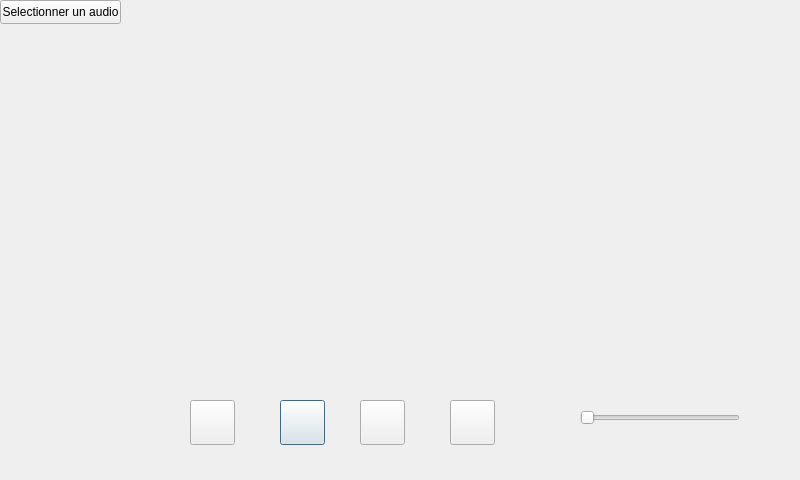
<?xml version="1.0" encoding="UTF-8"?>
<ui version="4.0">
 <class>interfaceaudio</class>
 <widget class="QDialog" name="interfaceaudio">
  <property name="geometry">
   <rect>
    <x>0</x>
    <y>0</y>
    <width>800</width>
    <height>480</height>
   </rect>
  </property>
  <property name="windowTitle">
   <string>Dialog</string>
  </property>
  <widget class="QPushButton" name="pushButton_Play">
   <property name="geometry">
    <rect>
     <x>280</x>
     <y>400</y>
     <width>45</width>
     <height>45</height>
    </rect>
   </property>
   <property name="text">
    <string/>
   </property>
  </widget>
  <widget class="QPushButton" name="pushButton_Pause">
   <property name="geometry">
    <rect>
     <x>360</x>
     <y>400</y>
     <width>45</width>
     <height>45</height>
    </rect>
   </property>
   <property name="text">
    <string/>
   </property>
  </widget>
  <widget class="QSlider" name="horizontalSlider_son">
   <property name="geometry">
    <rect>
     <x>580</x>
     <y>410</y>
     <width>160</width>
     <height>16</height>
    </rect>
   </property>
   <property name="orientation">
    <enum>Qt::Horizontal</enum>
   </property>
  </widget>
  <widget class="QPushButton" name="pushButton_Avant">
   <property name="geometry">
    <rect>
     <x>190</x>
     <y>400</y>
     <width>45</width>
     <height>45</height>
    </rect>
   </property>
   <property name="text">
    <string/>
   </property>
  </widget>
  <widget class="QPushButton" name="pushButton_Apres">
   <property name="geometry">
    <rect>
     <x>450</x>
     <y>400</y>
     <width>45</width>
     <height>45</height>
    </rect>
   </property>
   <property name="text">
    <string/>
   </property>
  </widget>
  <widget class="QWidget" name="verticalLayoutWidget">
   <property name="geometry">
    <rect>
     <x>10</x>
     <y>30</y>
     <width>781</width>
     <height>361</height>
    </rect>
   </property>
   <layout class="QVBoxLayout" name="verticalLayout"/>
  </widget>
  <widget class="QPushButton" name="pushButton_SelectionnerAudio">
   <property name="geometry">
    <rect>
     <x>0</x>
     <y>0</y>
     <width>121</width>
     <height>24</height>
    </rect>
   </property>
   <property name="text">
    <string>Selectionner un audio</string>
   </property>
  </widget>
 </widget>
 <resources/>
 <connections/>
</ui>
